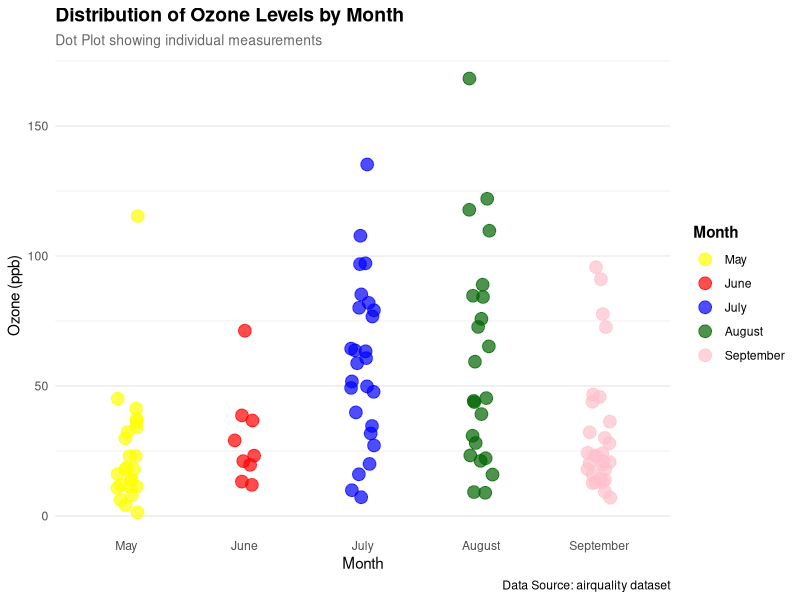
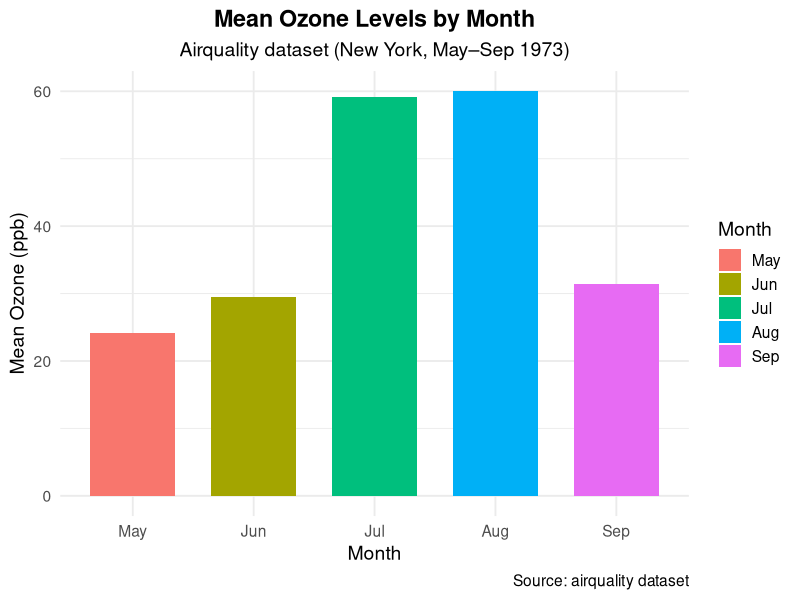
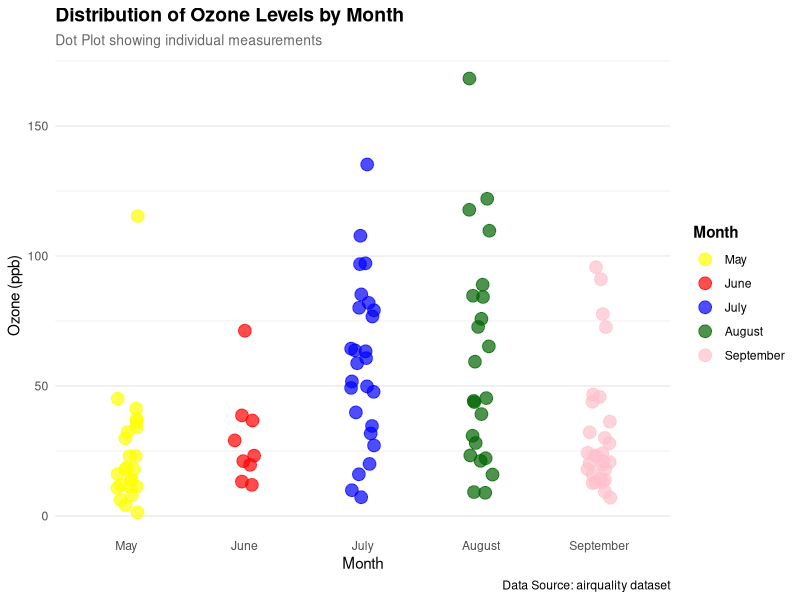

Reproduce these figures in R, in order.
# ====================================================================
# lab10_Data_Dynamo-s.R
# Collaborative R Visualization Project
# Dataset: airquality 
# Team Members:
# Esha Kambli 2301 - Pie Chart
# Deversh Shetgaonkar 2302 - Box Plot
# Sahil Gaonkar 2305 - Stacked Bar Chart
# Prabhanjan Halvegar 2306 - Line Chart
# Atharv Gawas 2313 - Dot Chart
# Aarchi Teli 2318 - Histogram
# Sarvadhnya Patil 2321 - Bar Chart
# Harsh Palyekar 2329 - Scatter Chart
# ====================================================================

# ====================================================================
# SECTION 0: SHARED SETUP (DO NOT MODIFY)
# ====================================================================
# Load dataset
data(airquality)

# Shared data preparation
air_data <- na.omit(airquality)
air_data$Month <- factor(air_data$Month,
                         levels = c(5, 6, 7, 8, 9),
                         labels = c("May", "June", "July", "August", "September"))

# Shared color palette
month_colors <- c("steelblue", "seagreen3", "darkorange", "firebrick3", "purple")

# ====================================================================
# SECTION 1: PIE CHART - Esha Kambli (2301)
# ====================================================================
plot_pie_chart <- function() {
  
  
  cat("Pie Chart section - Esha Kambli\n")
}

# ====================================================================
# SECTION 2: BAR CHART - Sarvadhnya Patil (2321)
# ====================================================================
plot_bar_chart <- function() {
  # ------------------------------
  # BAR PLOT — by Sarvadhnya (2321)
  # Plot: Mean Ozone by Month (airquality dataset)
  # ------------------------------

  library(ggplot2)
  library(dplyr)

  # Load and clean data
  data("airquality")
  aq <- na.omit(airquality)

  # Calculate mean ozone by month
  ozone_by_month <- aq %>%
    group_by(Month) %>%
    summarise(mean_ozone = mean(Ozone, na.rm = TRUE))

  # Convert month numbers to month names
  ozone_by_month$Month <- factor(
    ozone_by_month$Month,
    labels = c("May", "Jun", "Jul", "Aug", "Sep")
  )

  # Create the bar plot (with legend visible)
  bar_plot <- ggplot(ozone_by_month, aes(x = Month, y = mean_ozone, fill = Month)) +
    geom_col(width = 0.7, show.legend = TRUE) +
    labs(
      title = "Mean Ozone Levels by Month",
      subtitle = "Airquality dataset (New York, May–Sep 1973)",
      x = "Month",
      y = "Mean Ozone (ppb)",
      fill = "Month",  # Legend title
      caption = "Source: airquality dataset"
    ) +
    theme_minimal(base_size = 14) +
    theme(
      legend.position = "right",     # Show legend on right
      plot.title = element_text(face = "bold", hjust = 0.5),
      plot.subtitle = element_text(hjust = 0.5)
    )

  # Save plot
  if (!dir.exists("images")) dir.create("images")
  ggsave("images/barplot_ozone_by_month.png", bar_plot, width = 7, height = 5, dpi = 300)

  print("✅ Bar plot (with legend) created and saved to images/barplot_ozone_by_month.png")

  cat("Bar Chart section - Sarvadhnya Patil (2321)\n")
}


# ====================================================================
# SECTION 3: LINE CHART - Prabhanjan Halvegar (2306)
# ====================================================================
plot_line_chart <- function() {
  
  
  cat("Line Chart section - Prabhanjan Halvegar\n")
}

# ====================================================================
# SECTION 4: STACKED BAR CHART - Sahil Gaonkar (2305)
# ====================================================================
plot_stacked_bar <- function() {
  
  
  cat("Stacked Bar Chart section - Sahil Gaonkar\n")
}

# ====================================================================
# SECTION 5: HISTOGRAM - Aarchi Teli (2318)
# ====================================================================
plot_histogram <- function() {
  
  
  cat("Histogram section - Aarchi Teli\n")
}

# ====================================================================
# SECTION 6: DOT CHART - Atharv Gawas (2313)
# ====================================================================
plot_dot_chart <- function() {
  # Load required libraries (only if not already loaded)
  if (!require("ggplot2", quietly = TRUE)) {
    stop("ggplot2 package required. Please install it with: install.packages('ggplot2')")
  }
  if (!require("dplyr", quietly = TRUE)) {
    stop("dplyr package required. Please install it with: install.packages('dplyr')")
  }
  
  # Prepare data: Get all ozone readings by month
  ozone_data <- air_data %>%
    select(Month, Ozone) %>%
    mutate(Month = factor(Month, levels = c("May", "June", "July", "August", "September")))
  
  # Create the dot plot with multiple points per month
  dot_plot <- ggplot(ozone_data, aes(x = Month, y = Ozone, color = Month)) +
    geom_point(size = 4, alpha = 0.7, position = position_jitter(width = 0.1, seed = 42)) +
    labs(title = "Distribution of Ozone Levels by Month",
         subtitle = "Dot Plot showing individual measurements",
         x = "Month",
         y = "Ozone (ppb)",
         color = "Month",
         caption = "Data Source: airquality dataset") +
    scale_color_manual(values = c("May" = "yellow", 
                                  "June" = "red", 
                                  "July" = "blue", 
                                  "August" = "darkgreen", 
                                  "September" = "pink")) +
    theme_minimal() +
    theme(plot.title = element_text(face = "bold", size = 14),
          plot.subtitle = element_text(size = 10, color = "gray40"),
          legend.position = "right",
          legend.title = element_text(face = "bold"),
          panel.grid.major.x = element_blank())
  
  # Display the plot
  print(dot_plot)
  
  # Save plot (optional - only saves when function is called individually)
  if (!dir.exists("images")) dir.create("images")
  ggsave("images/dotplot_ozone_by_month.png", dot_plot, width = 8, height = 5, dpi = 300)
  
  cat("Dot Chart section - Atharv Gawas (2313) - Complete\n")
  
  # Return the plot object invisibly for potential further use
  invisible(dot_plot)
}

# ====================================================================
# SECTION 7: SCATTER CHART - Harsh Palyekar (2329)
# ====================================================================
plot_scatter_chart <- function() {

  
  cat("Scatter Chart section - Harsh Palyekar\n")
}

# ====================================================================
# SECTION 8: BOX PLOT - Deversh Shetgaonkar (2302)
# ====================================================================
plot_box_plot <- function() {

  
  cat("Box Plot section - Deversh Shetgaonkar\n")
}

# ====================================================================
# MAIN EXECUTION: Run all plots
# ====================================================================
# Set up multi-panel layout for viewing all plots
par(mfrow = c(3, 3), mar = c(4, 4, 3, 2))

# Execute each plot function
plot_pie_chart()
plot_bar_chart()
plot_line_chart()
plot_stacked_bar()
plot_histogram()
plot_dot_chart()
plot_scatter_chart()
plot_box_plot()

# Reset layout
par(mfrow = c(1, 1))
